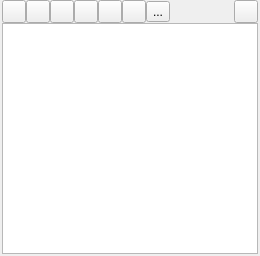
<?xml version="1.0" encoding="UTF-8"?>
<ui version="4.0">
 <class>LC_UCSListWidget</class>
 <widget class="QWidget" name="LC_UCSListWidget">
  <property name="geometry">
   <rect>
    <x>0</x>
    <y>0</y>
    <width>260</width>
    <height>256</height>
   </rect>
  </property>
  <property name="windowTitle">
   <string>Form</string>
  </property>
  <layout class="QGridLayout" name="gridLayout">
   <property name="leftMargin">
    <number>2</number>
   </property>
   <property name="topMargin">
    <number>0</number>
   </property>
   <property name="rightMargin">
    <number>2</number>
   </property>
   <property name="bottomMargin">
    <number>2</number>
   </property>
   <property name="spacing">
    <number>0</number>
   </property>
   <item row="1" column="0">
    <widget class="QToolButton" name="tbAdd">
     <property name="toolTip">
      <string>Create new user coordinate system.</string>
     </property>
     <property name="styleSheet">
      <string notr="true"/>
     </property>
     <property name="text">
      <string/>
     </property>
     <property name="icon">
      <iconset resource="../../../../res/icons/icons.qrc">
       <normaloff>:/icons/ucs_add.lci</normaloff>:/icons/ucs_add.lci</iconset>
     </property>
    </widget>
   </item>
   <item row="1" column="1">
    <widget class="QToolButton" name="tbRestore">
     <property name="toolTip">
      <string>Restores selected user coordinate system.</string>
     </property>
     <property name="text">
      <string/>
     </property>
     <property name="icon">
      <iconset resource="../../../../res/icons/icons.qrc">
       <normaloff>:/icons/ucs_set.lci</normaloff>:/icons/ucs_set.lci</iconset>
     </property>
    </widget>
   </item>
   <item row="1" column="5">
    <widget class="QToolButton" name="tbRename">
     <property name="toolTip">
      <string>Edit selected user coordinates name. No-name UCS are temporary and are not saved.</string>
     </property>
     <property name="text">
      <string/>
     </property>
     <property name="icon">
      <iconset resource="../../../../res/icons/icons.qrc">
       <normaloff>:/icons/rename_active_block.lci</normaloff>:/icons/rename_active_block.lci</iconset>
     </property>
    </widget>
   </item>
   <item row="1" column="4">
    <widget class="QToolButton" name="tbSetUCSByDimOrdinate">
     <property name="toolTip">
      <string>Set UCS by ordinate dimension</string>
     </property>
     <property name="text">
      <string/>
     </property>
     <property name="icon">
      <iconset resource="../../../../res/icons/icons.qrc">
       <normaloff>:/icons/ucs_set_by_dimordinate.lci</normaloff>:/icons/ucs_set_by_dimordinate.lci</iconset>
     </property>
    </widget>
   </item>
   <item row="2" column="0" colspan="9">
    <widget class="LC_MouseTrackingTableView" name="tvTable">
     <attribute name="horizontalHeaderMinimumSectionSize">
      <number>24</number>
     </attribute>
     <attribute name="horizontalHeaderStretchLastSection">
      <bool>true</bool>
     </attribute>
     <attribute name="verticalHeaderVisible">
      <bool>false</bool>
     </attribute>
    </widget>
   </item>
   <item row="1" column="2">
    <widget class="QToolButton" name="tbPreview">
     <property name="toolTip">
      <string>Preview of coordinate system origin and angle.</string>
     </property>
     <property name="text">
      <string/>
     </property>
     <property name="icon">
      <iconset resource="../../../../res/icons/icons.qrc">
       <normaloff>:/icons/ucs_preview.lci</normaloff>:/icons/ucs_preview.lci</iconset>
     </property>
    </widget>
   </item>
   <item row="1" column="3">
    <widget class="QToolButton" name="tbUpdate">
     <property name="toolTip">
      <string>Saves currently used coordinate system (it is usefull if UCS comes from saved view)</string>
     </property>
     <property name="text">
      <string/>
     </property>
     <property name="icon">
      <iconset resource="../../../../res/icons/icons.qrc">
       <normaloff>:/icons/set_ucs.lci</normaloff>:/icons/set_ucs.lci</iconset>
     </property>
    </widget>
   </item>
   <item row="1" column="7">
    <spacer name="horizontalSpacer">
     <property name="orientation">
      <enum>Qt::Orientation::Horizontal</enum>
     </property>
     <property name="sizeHint" stdset="0">
      <size>
       <width>60</width>
       <height>20</height>
      </size>
     </property>
    </spacer>
   </item>
   <item row="1" column="6">
    <widget class="QToolButton" name="tbRemove">
     <property name="toolTip">
      <string>Removes selected user coordinate system.</string>
     </property>
     <property name="text">
      <string>...</string>
     </property>
     <property name="icon">
      <iconset resource="../../../../res/icons/icons.qrc">
       <normaloff>:/icons/remove.lci</normaloff>:/icons/remove.lci</iconset>
     </property>
    </widget>
   </item>
   <item row="1" column="8">
    <widget class="QToolButton" name="tbSettings">
     <property name="toolTip">
      <string>Settings</string>
     </property>
     <property name="styleSheet">
      <string notr="true"/>
     </property>
     <property name="text">
      <string/>
     </property>
     <property name="icon">
      <iconset resource="../../../../res/icons/icons.qrc">
       <normaloff>:/icons/settings.lci</normaloff>:/icons/settings.lci</iconset>
     </property>
    </widget>
   </item>
  </layout>
 </widget>
 <customwidgets>
  <customwidget>
   <class>LC_MouseTrackingTableView</class>
   <extends>QTableView</extends>
   <header location="global">lc_mouse_tracking_table_view.h</header>
  </customwidget>
 </customwidgets>
 <resources>
  <include location="../../../../res/icons/icons.qrc"/>
 </resources>
 <connections/>
</ui>
